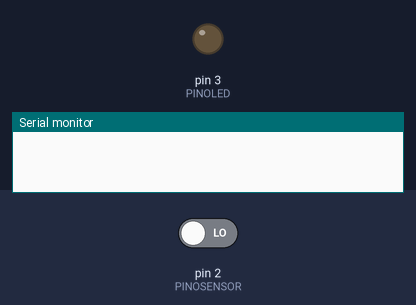
This sketch was run on a simulated Arduino Uno, built with avr-gcc and run on an emulated ATmega328P. On the bench: output pins drawn as LEDs (lit = HIGH), the last lines printed to the serial monitor. The test bench sets the inputs (shaded band); at power-on: pin 2 (PINOSENSOR) LOW.

Above: at 1.2 s.
1.3 s: pin 2 (PINOSENSOR) driven HIGH
At 2.5 s:
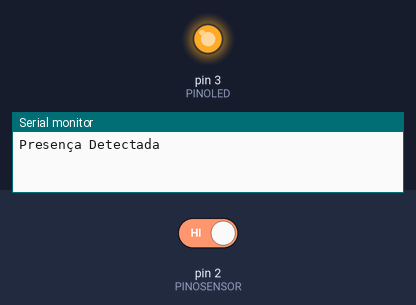
2.8 s: pin 2 (PINOSENSOR) driven LOW
At 3.9 s:
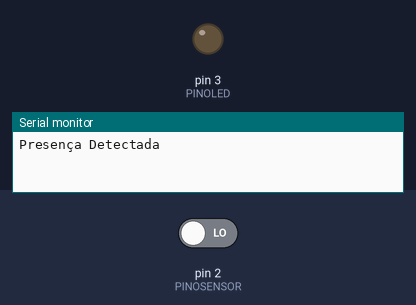
Timing chart, 0 to 5.8 s (numbered marks = the images above; inputs shaded):
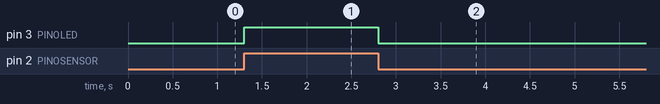

Measured:
- after the input at 1.3 s, pin 3 (PINOLED): LOW → HIGH at once
- after the input at 2.8 s, pin 3 (PINOLED): HIGH → LOW at once

The sketch:

sensorPresenca.ino
```cpp
#define PINOSENSOR 2 // Pino utilizado pelo sensor PIR
#define PINOLED 3 // Pino utilizado pelo led

int valorAnterior = 0; // Variável para armazenar o último esado do sensor de presença
void setup() {
Serial.begin(9600); // Inicialização da comunicação serial
pinMode(PINOSENSOR,INPUT); // Inicializando pino do sensor como entrada no Arduino
pinMode(PINOLED,OUTPUT); // Inicializando pino do led como saída no Arduino
// put your setup code here, to run once:

}

void loop() {
int valorAtual = digitalRead(PINOSENSOR); // Leitura do estado do sensor PIR: 1 - Presença detectada 0 - Presença não detectada
if (valorAnterior!=valorAtual){ // Verifica se o estado atual é diferente do estado anterior, para só assim tomar alguma decisão
if (valorAtual==HIGH){ // Se o sensor identificar uma presença
Serial.println("Presença Detectada"); // Mensagem é escrita na serial do Arduino
digitalWrite(PINOLED,HIGH); // Led será aceso
}
else{ // Caso uma presença não tenha sido detectada
digitalWrite(PINOLED,LOW); // Led será apagado
}
}
valorAnterior = valorAtual; // Copiamos o estado atual como estado anterior, para assim realizarmos a próxima leitura

}
```
